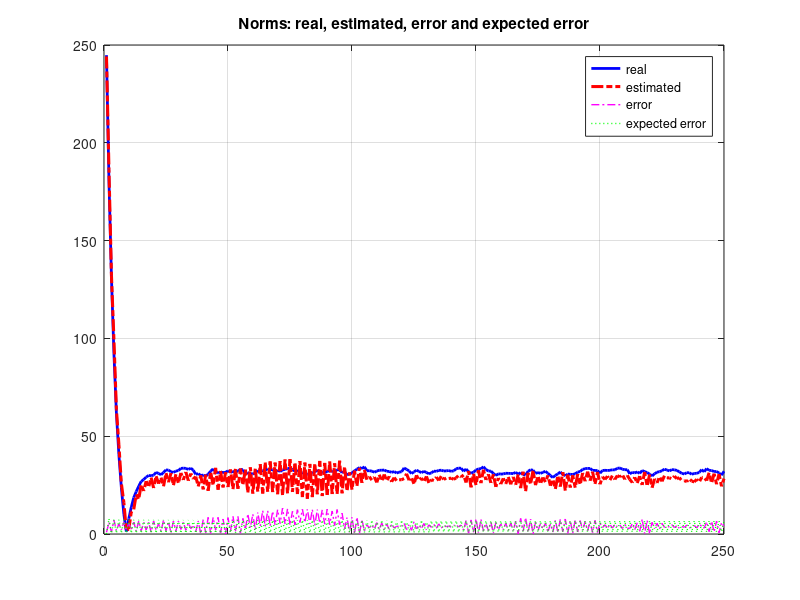
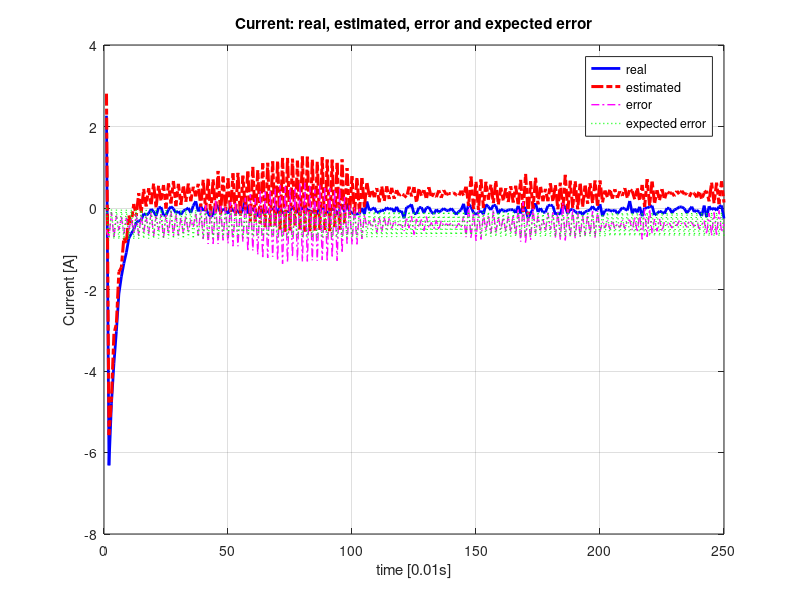
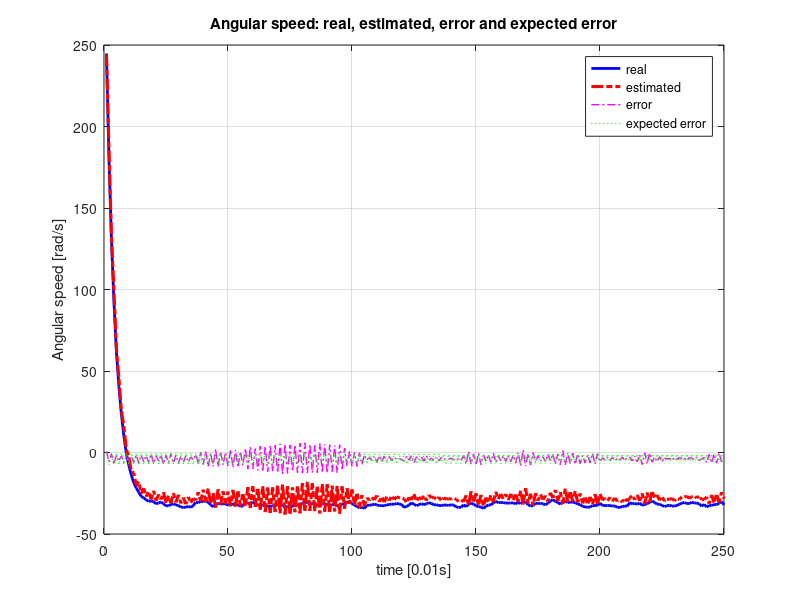

Here is the MATLAB script that generated these plots, in order:
% RIBEIRO, J. R. June, 12, 2020. jrodrib@usp.br
%
% Filtering of linear dynamic systems with exogenous input
%
% x(k+1) = A * x(k) + G * w(k) + m(k)          % state
%   y(k) = C * x(k) + H * v(k)                 % output
% q(k+1) = A * q(k) + L(k) * [y(k) - C * q(k)] % estimator
%
% w and v are independent noise processes with zero mean, 
% and covariance W and V.
%

%%%% #1
%%%% CREATING PARAMETERS
%%%% 
close all,clear,clc;
% dimentions
k_max = 250;
dim_x = 2;
dim_w = 1;
dim_y = 1;
dim_v = 1;

% matrices
A = [-5.0027e-4, -2.2887e-2;
      1.6495e-2,  7.6453e-1];
G = 0.1*[0.7906;
     7.6009];
C = [0,1];
H = 0.001;

v_eq = 10;

exogenous_input = -G*v_eq;

% exogenous inputs
m = 1*repmat(exogenous_input,1,k_max);

% mean of x(0)
bar_x_0 = 1*[2.8057;
           244.12];

% for uncomment, do %%{ and for comment, do %{
%{
A = randn(dim_x, dim_x);
A = 1.001*A/max(abs(eig(A)));
G = randn(dim_x, dim_w);
C = randn(dim_y, dim_x)*113;
while 1
H = randn(dim_y, dim_v);
  if min(eig(H*H'))>0
    break
  end
end
%}

%%%% #2
%%%% ALLOCATING MEMORY AND INITIALIZING PARAMETERS
%%%%

% allocating memory and giving an initial value for x(k)
x_real = zeros(dim_x, k_max);
x_real(:,1) = bar_x_0 + randn(dim_x, 1);

% allocating memory and giving an initial value for q(k)
x_estimated = zeros(dim_x, k_max);
x_estimated(:,1) = bar_x_0;

% allocating memory and defining an initial value for estimation errorr
x_error = zeros(dim_x, k_max);
x_error(:,1) = x_real(:,1) - x_estimated(:,1);

% allocating memory and defining an initial value for mean estimation errorr
x_error_mean = zeros(dim_x, k_max);
% x_error_mean(:,1) is naturally null

% output y(k)
y = zeros(dim_y, k_max);
y(:,1) = C*x_real(:, 1) + H*randn(dim_v, 1);


%%%%%%%%% calculating covariance of x(0), W, and V
Sigma = zeros(dim_x, dim_x, k_max);
tt = 1e4;
W = zeros(dim_w);
V = zeros(dim_v);
for i=1:tt
  r = randn(dim_x, 1);
  w = randn(dim_w, 1);
  v = randn(dim_v, 1);
  Sigma(:,:,1) = Sigma(:,:,1) + r*r';
  W = W + w*w';
  V = V + v*v';
end
Sigma(:,:,1) = Sigma(:,:,1)/tt;
W = W/tt;
V = V/tt;
clear v w r tt;
% Sigma(0) = covariance of x(0)

% trace of Sigma
trace_Sigma = zeros(1,k_max);
trace_Sigma(1) = trace(Sigma(:,:,1));

% L(0)
L = zeros(dim_x, dim_y, k_max);
L(:,:,1) = [[C*Sigma(:,:,1)*C'+H*V*H']\[m(:,1)*x_error_mean(:,1)'*C'-...
        A*Sigma(:,:,1)*C']']';


% norms
norm_x_real = zeros(1, k_max);
norm_x_real = norm(x_real(:,1));

norm_x_estimated = zeros(1, k_max);
norm_x_estimated = norm(x_estimated(:,1));

norm_x_error = zeros(1, k_max);
norm_x_error = norm(x_error(:,1));

norm_x_error_mean = zeros(1, k_max);
norm_x_error_mean = norm(x_error_mean(:,1));

%%%% #3
%%%% BUILDING THE SYSTEM DYNAMIC
%%%%

for k = 2:k_max
  % x(k)
  x_real(:, k) = A*x_real(:, k-1) + G*randn(dim_w, 1) + m(:,k-1);
  
  %y(k)
  y(:, k) = C*x_real(:, k) + H*randn(dim_v, 1);  
  
  %q(k)
  x_estimated(:, k) = A*x_estimated(:, k-1) + ...
              L(:,:,k-1)*(y(:, k-1) - C*x_estimated(:, k-1));
  %errorr(k)
  x_error(:,k) = x_real(:, k) - x_estimated(:, k);
  
  %mean_errorr(k)
  x_error_mean(:,k) = (A-L(:,:,k-1)*C) * x_error_mean(:,k-1) + m(:,k-1);
  
  %second_moment_errorr(k)
  Sigma(:,:,k) = (A-L(:,:,k-1)*C)*Sigma(:,:,k-1)*(A - L(:,:,k-1)*C)' +...
        L(:,:,k-1)*H*V*H'*L(:,:,k-1)' + G*W*G' + m(:,k-1)*m(:,k-1)' +...
        (A-L(:,:,k-1)*C)*x_error_mean(:,k-1)*m(:,k-1)' +...
        m(:,k-1)*x_error_mean(:,k-1)'*(A-L(:,:,k-1)*C)';
  
  %L(k)
  L(:,:,k) = [[C*Sigma(:,:,k)*C'+H*H']'\[m(:,k)*x_error_mean(:,k)'*C'+...
        A*Sigma(:,:,k)*C']']';
  
  % norms
  trace_Sigma(k) = trace(Sigma(:,:,k));
  
  norm_x_real(k) = norm(x_real(:,k));
  
  norm_x_estimated(k) = norm(x_estimated(:,k));
  
  norm_x_error(k) = norm(x_error(:,k));
  
  norm_x_error_mean(k) = norm(x_error_mean(:,k));
  
end
%figure;
%plot(trace_Sigma,'b-*')
%title('estimation quadratic error')

figure;
plot(norm_x_real,'b-','linewidth',2); hold on;
plot(norm_x_estimated,'r-.','linewidth',2.2);
plot(norm_x_error,'m-.','linewidth',1);
plot(norm_x_error_mean,'g-:','linewidth',1);
grid on; hold off;
title('Norms: real, estimated, error and expected error')
legend('real','estimated','error','expected error');
saveas(1,'norm_of_state.pdf');


figure;
plot(x_real(1,:),'b-','linewidth',2); hold on;
plot(x_estimated(1,:),'r-.','linewidth',2.2);
plot(x_error(1,:),'m-.','linewidth',1);
plot(x_error_mean(1,:),'g-:','linewidth',1);
grid on; hold off;
xlabel('time [0.01s]');
ylabel('Current [A]');
title('Current: real, estimated, error and expected error')
legend('real','estimated','error','expected error');
saveas(2,'current.pdf');


figure;
plot(x_real(2,:),'b-','linewidth',2); hold on;
plot(x_estimated(2,:),'r-.','linewidth',2.2);
plot(x_error(2,:),'m-.','linewidth',1);
plot(x_error_mean(2,:),'g-:','linewidth',1);
xlabel('time [0.01s]');
ylabel('Angular speed [rad/s]');
grid on; hold off;
title('Angular speed: real, estimated, error and expected error')
legend('real','estimated','error','expected error');
saveas(3,'angular_speed.pdf');

